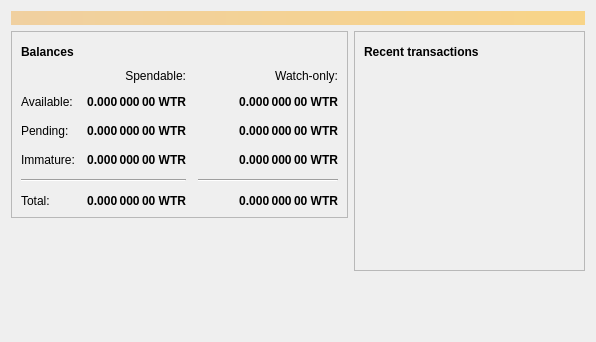
<?xml version="1.0" encoding="UTF-8"?>
<ui version="4.0">
 <class>OverviewPage</class>
 <widget class="QWidget" name="OverviewPage">
  <property name="geometry">
   <rect>
    <x>0</x>
    <y>0</y>
    <width>596</width>
    <height>342</height>
   </rect>
  </property>
  <property name="windowTitle">
   <string>Form</string>
  </property>
  <layout class="QVBoxLayout" name="topLayout">
   <item>
    <widget class="QLabel" name="labelAlerts">
     <property name="visible">
      <bool>false</bool>
     </property>
     <property name="styleSheet">
      <string notr="true">QLabel { background-color: qlineargradient(x1: 0, y1: 0, x2: 1, y2: 0, stop:0 #F0D0A0, stop:1 #F8D488); color:#000000; }</string>
     </property>
     <property name="wordWrap">
      <bool>true</bool>
     </property>
     <property name="margin">
      <number>3</number>
     </property>
     <property name="textInteractionFlags">
      <set>Qt::TextSelectableByMouse</set>
     </property>
    </widget>
   </item>
   <item>
    <layout class="QHBoxLayout" name="horizontalLayout" stretch="1,1">
     <item>
      <layout class="QVBoxLayout" name="verticalLayout_2">
       <item>
        <widget class="QFrame" name="frame">
         <property name="frameShape">
          <enum>QFrame::StyledPanel</enum>
         </property>
         <property name="frameShadow">
          <enum>QFrame::Raised</enum>
         </property>
         <layout class="QVBoxLayout" name="verticalLayout_4">
          <item>
           <layout class="QHBoxLayout" name="horizontalLayout_4">
            <item>
             <widget class="QLabel" name="label_5">
              <property name="font">
               <font>
                <weight>75</weight>
                <bold>true</bold>
               </font>
              </property>
              <property name="text">
               <string>Balances</string>
              </property>
             </widget>
            </item>
            <item>
             <widget class="QPushButton" name="labelWalletStatus">
              <property name="enabled">
               <bool>true</bool>
              </property>
              <property name="maximumSize">
               <size>
                <width>30</width>
                <height>16777215</height>
               </size>
              </property>
              <property name="toolTip">
               <string>The displayed information may be out of date. Your wallet automatically synchronizes with the WaterCoin network after a connection is established, but this process has not completed yet.</string>
              </property>
              <property name="text">
               <string/>
              </property>
              <property name="icon">
               <iconset resource="../bitcoin.qrc">
                <normaloff>:/icons/warning</normaloff>
                <disabledoff>:/icons/warning</disabledoff>:/icons/warning</iconset>
              </property>
              <property name="iconSize">
               <size>
                <width>24</width>
                <height>24</height>
               </size>
              </property>
              <property name="flat">
               <bool>true</bool>
              </property>
             </widget>
            </item>
            <item>
             <spacer name="horizontalSpacer_3">
              <property name="orientation">
               <enum>Qt::Horizontal</enum>
              </property>
              <property name="sizeHint" stdset="0">
               <size>
                <width>40</width>
                <height>20</height>
               </size>
              </property>
             </spacer>
            </item>
           </layout>
          </item>
          <item>
           <layout class="QGridLayout" name="gridLayout">
            <property name="spacing">
             <number>12</number>
            </property>
            <item row="2" column="2">
             <widget class="QLabel" name="labelWatchPending">
              <property name="font">
               <font>
                <weight>75</weight>
                <bold>true</bold>
               </font>
              </property>
              <property name="cursor">
               <cursorShape>IBeamCursor</cursorShape>
              </property>
              <property name="toolTip">
               <string>Unconfirmed transactions to watch-only addresses</string>
              </property>
              <property name="text">
               <string notr="true">0.000 000 00 WTR</string>
              </property>
              <property name="alignment">
               <set>Qt::AlignRight|Qt::AlignTrailing|Qt::AlignVCenter</set>
              </property>
              <property name="textInteractionFlags">
               <set>Qt::LinksAccessibleByMouse|Qt::TextSelectableByKeyboard|Qt::TextSelectableByMouse</set>
              </property>
             </widget>
            </item>
            <item row="2" column="1">
             <widget class="QLabel" name="labelUnconfirmed">
              <property name="font">
               <font>
                <weight>75</weight>
                <bold>true</bold>
               </font>
              </property>
              <property name="cursor">
               <cursorShape>IBeamCursor</cursorShape>
              </property>
              <property name="toolTip">
               <string>Total of transactions that have yet to be confirmed, and do not yet count toward the spendable balance</string>
              </property>
              <property name="text">
               <string notr="true">0.000 000 00 WTR</string>
              </property>
              <property name="alignment">
               <set>Qt::AlignRight|Qt::AlignTrailing|Qt::AlignVCenter</set>
              </property>
              <property name="textInteractionFlags">
               <set>Qt::LinksAccessibleByMouse|Qt::TextSelectableByKeyboard|Qt::TextSelectableByMouse</set>
              </property>
             </widget>
            </item>
            <item row="3" column="2">
             <widget class="QLabel" name="labelWatchImmature">
              <property name="font">
               <font>
                <weight>75</weight>
                <bold>true</bold>
               </font>
              </property>
              <property name="cursor">
               <cursorShape>IBeamCursor</cursorShape>
              </property>
              <property name="toolTip">
               <string>Mined balance in watch-only addresses that has not yet matured</string>
              </property>
              <property name="text">
               <string notr="true">0.000 000 00 WTR</string>
              </property>
              <property name="alignment">
               <set>Qt::AlignRight|Qt::AlignTrailing|Qt::AlignVCenter</set>
              </property>
              <property name="textInteractionFlags">
               <set>Qt::LinksAccessibleByMouse|Qt::TextSelectableByKeyboard|Qt::TextSelectableByMouse</set>
              </property>
             </widget>
            </item>
            <item row="4" column="0" colspan="2">
             <widget class="Line" name="line">
              <property name="orientation">
               <enum>Qt::Horizontal</enum>
              </property>
             </widget>
            </item>
            <item row="4" column="2">
             <widget class="Line" name="lineWatchBalance">
              <property name="sizePolicy">
               <sizepolicy hsizetype="Preferred" vsizetype="Fixed">
                <horstretch>0</horstretch>
                <verstretch>0</verstretch>
               </sizepolicy>
              </property>
              <property name="minimumSize">
               <size>
                <width>140</width>
                <height>0</height>
               </size>
              </property>
              <property name="orientation">
               <enum>Qt::Horizontal</enum>
              </property>
             </widget>
            </item>
            <item row="5" column="0">
             <widget class="QLabel" name="labelTotalText">
              <property name="text">
               <string>Total:</string>
              </property>
             </widget>
            </item>
            <item row="3" column="1">
             <widget class="QLabel" name="labelImmature">
              <property name="font">
               <font>
                <weight>75</weight>
                <bold>true</bold>
               </font>
              </property>
              <property name="cursor">
               <cursorShape>IBeamCursor</cursorShape>
              </property>
              <property name="toolTip">
               <string>Mined balance that has not yet matured</string>
              </property>
              <property name="text">
               <string notr="true">0.000 000 00 WTR</string>
              </property>
              <property name="alignment">
               <set>Qt::AlignRight|Qt::AlignTrailing|Qt::AlignVCenter</set>
              </property>
              <property name="textInteractionFlags">
               <set>Qt::LinksAccessibleByMouse|Qt::TextSelectableByKeyboard|Qt::TextSelectableByMouse</set>
              </property>
             </widget>
            </item>
            <item row="2" column="3">
             <spacer name="horizontalSpacer_2">
              <property name="orientation">
               <enum>Qt::Horizontal</enum>
              </property>
              <property name="sizeHint" stdset="0">
               <size>
                <width>40</width>
                <height>20</height>
               </size>
              </property>
             </spacer>
            </item>
            <item row="3" column="0">
             <widget class="QLabel" name="labelImmatureText">
              <property name="text">
               <string>Immature:</string>
              </property>
             </widget>
            </item>
            <item row="5" column="1">
             <widget class="QLabel" name="labelTotal">
              <property name="font">
               <font>
                <weight>75</weight>
                <bold>true</bold>
               </font>
              </property>
              <property name="cursor">
               <cursorShape>IBeamCursor</cursorShape>
              </property>
              <property name="toolTip">
               <string>Your current total balance</string>
              </property>
              <property name="text">
               <string notr="true">0.000 000 00 WTR</string>
              </property>
              <property name="alignment">
               <set>Qt::AlignRight|Qt::AlignTrailing|Qt::AlignVCenter</set>
              </property>
              <property name="textInteractionFlags">
               <set>Qt::LinksAccessibleByMouse|Qt::TextSelectableByKeyboard|Qt::TextSelectableByMouse</set>
              </property>
             </widget>
            </item>
            <item row="5" column="2">
             <widget class="QLabel" name="labelWatchTotal">
              <property name="font">
               <font>
                <weight>75</weight>
                <bold>true</bold>
               </font>
              </property>
              <property name="cursor">
               <cursorShape>IBeamCursor</cursorShape>
              </property>
              <property name="toolTip">
               <string>Current total balance in watch-only addresses</string>
              </property>
              <property name="text">
               <string notr="true">0.000 000 00 WTR</string>
              </property>
              <property name="alignment">
               <set>Qt::AlignRight|Qt::AlignTrailing|Qt::AlignVCenter</set>
              </property>
              <property name="textInteractionFlags">
               <set>Qt::LinksAccessibleByMouse|Qt::TextSelectableByKeyboard|Qt::TextSelectableByMouse</set>
              </property>
             </widget>
            </item>
            <item row="0" column="2">
             <widget class="QLabel" name="labelWatchonly">
              <property name="text">
               <string>Watch-only:</string>
              </property>
              <property name="alignment">
               <set>Qt::AlignRight|Qt::AlignTrailing|Qt::AlignVCenter</set>
              </property>
             </widget>
            </item>
            <item row="1" column="0">
             <widget class="QLabel" name="labelBalanceText">
              <property name="text">
               <string>Available:</string>
              </property>
             </widget>
            </item>
            <item row="1" column="1">
             <widget class="QLabel" name="labelBalance">
              <property name="font">
               <font>
                <weight>75</weight>
                <bold>true</bold>
               </font>
              </property>
              <property name="cursor">
               <cursorShape>IBeamCursor</cursorShape>
              </property>
              <property name="toolTip">
               <string>Your current spendable balance</string>
              </property>
              <property name="text">
               <string notr="true">0.000 000 00 WTR</string>
              </property>
              <property name="alignment">
               <set>Qt::AlignRight|Qt::AlignTrailing|Qt::AlignVCenter</set>
              </property>
              <property name="textInteractionFlags">
               <set>Qt::LinksAccessibleByMouse|Qt::TextSelectableByKeyboard|Qt::TextSelectableByMouse</set>
              </property>
             </widget>
            </item>
            <item row="1" column="2">
             <widget class="QLabel" name="labelWatchAvailable">
              <property name="font">
               <font>
                <weight>75</weight>
                <bold>true</bold>
               </font>
              </property>
              <property name="cursor">
               <cursorShape>IBeamCursor</cursorShape>
              </property>
              <property name="toolTip">
               <string>Your current balance in watch-only addresses</string>
              </property>
              <property name="text">
               <string notr="true">0.000 000 00 WTR</string>
              </property>
              <property name="alignment">
               <set>Qt::AlignRight|Qt::AlignTrailing|Qt::AlignVCenter</set>
              </property>
              <property name="textInteractionFlags">
               <set>Qt::LinksAccessibleByMouse|Qt::TextSelectableByKeyboard|Qt::TextSelectableByMouse</set>
              </property>
             </widget>
            </item>
            <item row="2" column="0">
             <widget class="QLabel" name="labelPendingText">
              <property name="text">
               <string>Pending:</string>
              </property>
             </widget>
            </item>
            <item row="0" column="1">
             <widget class="QLabel" name="labelSpendable">
              <property name="text">
               <string>Spendable:</string>
              </property>
              <property name="alignment">
               <set>Qt::AlignRight|Qt::AlignTrailing|Qt::AlignVCenter</set>
              </property>
             </widget>
            </item>
           </layout>
          </item>
         </layout>
        </widget>
       </item>
       <item>
        <spacer name="verticalSpacer">
         <property name="orientation">
          <enum>Qt::Vertical</enum>
         </property>
         <property name="sizeHint" stdset="0">
          <size>
           <width>20</width>
           <height>40</height>
          </size>
         </property>
        </spacer>
       </item>
      </layout>
     </item>
     <item>
      <layout class="QVBoxLayout" name="verticalLayout_3">
       <item>
        <widget class="QFrame" name="frame_2">
         <property name="frameShape">
          <enum>QFrame::StyledPanel</enum>
         </property>
         <property name="frameShadow">
          <enum>QFrame::Raised</enum>
         </property>
         <layout class="QVBoxLayout" name="verticalLayout">
          <item>
           <layout class="QHBoxLayout" name="horizontalLayout_2">
            <item>
             <widget class="QLabel" name="label_4">
              <property name="font">
               <font>
                <weight>75</weight>
                <bold>true</bold>
               </font>
              </property>
              <property name="text">
               <string>Recent transactions</string>
              </property>
             </widget>
            </item>
            <item>
             <widget class="QPushButton" name="labelTransactionsStatus">
              <property name="enabled">
               <bool>true</bool>
              </property>
              <property name="maximumSize">
               <size>
                <width>30</width>
                <height>16777215</height>
               </size>
              </property>
              <property name="toolTip">
               <string>The displayed information may be out of date. Your wallet automatically synchronizes with the WaterCoin network after a connection is established, but this process has not completed yet.</string>
              </property>
              <property name="text">
               <string/>
              </property>
              <property name="icon">
               <iconset resource="../bitcoin.qrc">
                <normaloff>:/icons/warning</normaloff>
                <disabledoff>:/icons/warning</disabledoff>:/icons/warning</iconset>
              </property>
              <property name="iconSize">
               <size>
                <width>24</width>
                <height>24</height>
               </size>
              </property>
              <property name="flat">
               <bool>true</bool>
              </property>
             </widget>
            </item>
            <item>
             <spacer name="horizontalSpacer">
              <property name="orientation">
               <enum>Qt::Horizontal</enum>
              </property>
              <property name="sizeHint" stdset="0">
               <size>
                <width>40</width>
                <height>20</height>
               </size>
              </property>
             </spacer>
            </item>
           </layout>
          </item>
          <item>
           <widget class="QListView" name="listTransactions">
            <property name="styleSheet">
             <string notr="true">QListView { background: transparent; }</string>
            </property>
            <property name="frameShape">
             <enum>QFrame::NoFrame</enum>
            </property>
            <property name="verticalScrollBarPolicy">
             <enum>Qt::ScrollBarAlwaysOff</enum>
            </property>
            <property name="horizontalScrollBarPolicy">
             <enum>Qt::ScrollBarAlwaysOff</enum>
            </property>
            <property name="selectionMode">
             <enum>QAbstractItemView::NoSelection</enum>
            </property>
           </widget>
          </item>
         </layout>
        </widget>
       </item>
       <item>
        <spacer name="verticalSpacer_2">
         <property name="orientation">
          <enum>Qt::Vertical</enum>
         </property>
         <property name="sizeHint" stdset="0">
          <size>
           <width>20</width>
           <height>40</height>
          </size>
         </property>
        </spacer>
       </item>
      </layout>
     </item>
    </layout>
   </item>
  </layout>
 </widget>
 <resources/>
 <connections/>
</ui>
